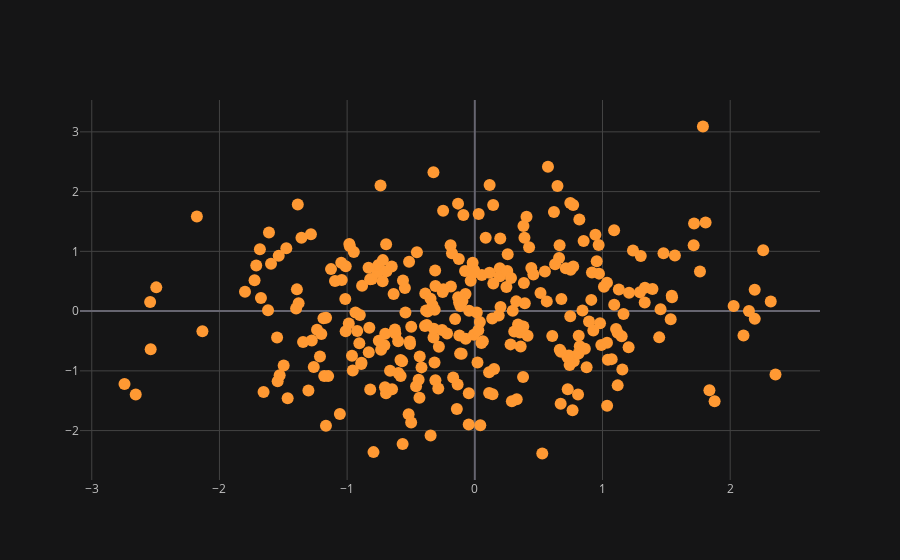

Here is the notebook cell this chart was saved with:
### Code cell
df.iplot(x='a', y = 'b', mode = 'markers')

### Figure 1 — Plotly figure (JSON) as saved in the notebook; plotly's stock layout.template omitted (floating-point values rounded to 4 significant figures; data arrays with more than 128 entries replaced by an {"elided": "..."} marker saying what was removed)
{"data": [{"line": {"color": "rgba(255, 153, 51, 1.0)", "dash": "solid", "shape": "linear", "width": 1.3}, "marker": {"size": 12, "symbol": "circle"}, "mode": "markers", "name": "b", "text": "", "type": "scatter", "x": {"elided": "300 float values"}, "y": {"elided": "300 float values"}}], "layout": {"legend": {"bgcolor": "#151516", "font": {"color": "#D9D9D9"}}, "paper_bgcolor": "#151516", "plot_bgcolor": "#151516", "title": {"font": {"color": "#D9D9D9"}}, "xaxis": {"gridcolor": "#434343", "showgrid": true, "tickfont": {"color": "#C2C2C2"}, "title": {"font": {"color": "#D9D9D9"}, "text": ""}, "zerolinecolor": "#666570"}, "yaxis": {"gridcolor": "#434343", "showgrid": true, "tickfont": {"color": "#C2C2C2"}, "title": {"font": {"color": "#D9D9D9"}, "text": ""}, "zerolinecolor": "#666570"}}}
